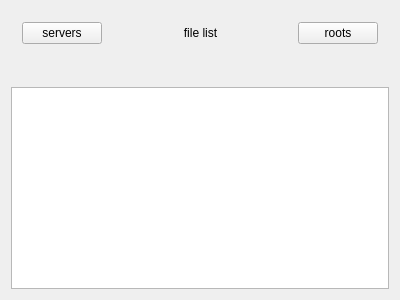
<?xml version="1.0" encoding="UTF-8"?>
<ui version="4.0">
 <class>CGUIDirFiles</class>
 <widget class="CStackPage" name="CGUIDirFiles">
  <property name="geometry">
   <rect>
    <x>0</x>
    <y>0</y>
    <width>400</width>
    <height>300</height>
   </rect>
  </property>
  <property name="windowTitle">
   <string>CGUIDirFiles</string>
  </property>
  <layout class="QVBoxLayout" name="verticalLayout">
   <item>
    <widget class="QWidget" name="widget" native="true">
     <layout class="QHBoxLayout" name="horizontalLayout">
      <item>
       <widget class="QPushButton" name="pushButtonServers">
        <property name="text">
         <string>servers</string>
        </property>
       </widget>
      </item>
      <item>
       <spacer name="horizontalSpacer">
        <property name="orientation">
         <enum>Qt::Horizontal</enum>
        </property>
        <property name="sizeHint" stdset="0">
         <size>
          <width>40</width>
          <height>20</height>
         </size>
        </property>
       </spacer>
      </item>
      <item>
       <widget class="QLabel" name="labelTitle">
        <property name="text">
         <string>file list</string>
        </property>
        <property name="alignment">
         <set>Qt::AlignCenter</set>
        </property>
       </widget>
      </item>
      <item>
       <spacer name="horizontalSpacer_2">
        <property name="orientation">
         <enum>Qt::Horizontal</enum>
        </property>
        <property name="sizeHint" stdset="0">
         <size>
          <width>40</width>
          <height>20</height>
         </size>
        </property>
       </spacer>
      </item>
      <item>
       <widget class="QPushButton" name="pushButtonRoots">
        <property name="text">
         <string>roots</string>
        </property>
       </widget>
      </item>
     </layout>
    </widget>
   </item>
   <item>
    <widget class="QWidget" name="widgetDirPath" native="true">
     <property name="sizePolicy">
      <sizepolicy hsizetype="Expanding" vsizetype="Fixed">
       <horstretch>0</horstretch>
       <verstretch>0</verstretch>
      </sizepolicy>
     </property>
     <property name="minimumSize">
      <size>
       <width>0</width>
       <height>20</height>
      </size>
     </property>
     <property name="maximumSize">
      <size>
       <width>16777215</width>
       <height>20</height>
      </size>
     </property>
     <property name="baseSize">
      <size>
       <width>0</width>
       <height>20</height>
      </size>
     </property>
    </widget>
   </item>
   <item>
    <widget class="QListWidget" name="listWidget">
     <property name="focusPolicy">
      <enum>Qt::NoFocus</enum>
     </property>
     <property name="editTriggers">
      <set>QAbstractItemView::NoEditTriggers</set>
     </property>
     <property name="showDropIndicator" stdset="0">
      <bool>false</bool>
     </property>
     <property name="iconSize">
      <size>
       <width>40</width>
       <height>40</height>
      </size>
     </property>
    </widget>
   </item>
  </layout>
 </widget>
 <layoutdefault spacing="6" margin="11"/>
 <customwidgets>
  <customwidget>
   <class>CStackPage</class>
   <extends>QWidget</extends>
   <header>stackpage.h</header>
   <container>1</container>
  </customwidget>
 </customwidgets>
 <resources/>
 <connections/>
</ui>
